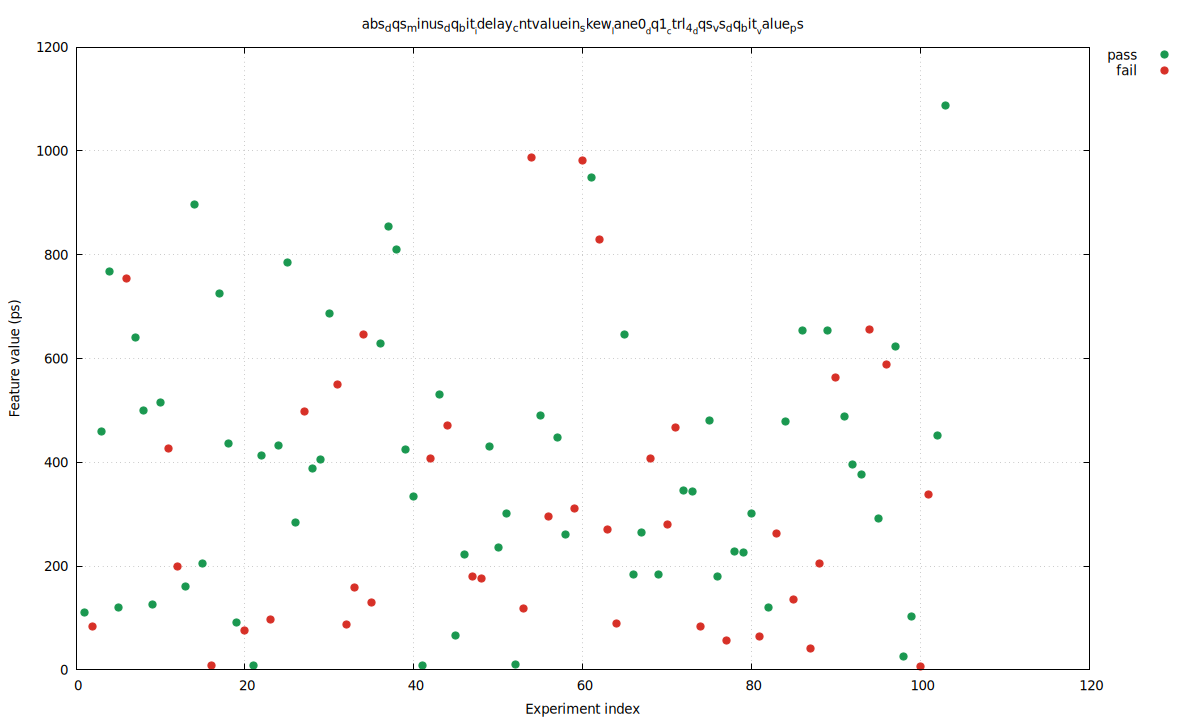

Write the gnuplot code that produced this figure.
set terminal pngcairo size 1200,720 enhanced font 'DejaVu Sans,10'
set output 'cntvaluein3_locked_only_skew_abs_dqs_minus_dq_bit_idelay_cntvaluein_skew_lane0_dq1_ctrl_4_dqs_vs_dq_bit_value_.png'
set datafile separator comma
set key outside right top
set grid
set xlabel 'Experiment index'
set ylabel 'Feature value (ps)'
set title 'abs_dqs_minus_dq_bit__idelay_cntvaluein_skew__lane0__dq1__ctrl_4__dqs_vs_dq_bit__value_ps'
plot \
  'cntvaluein3_locked_only_skew_abs_dqs_minus_dq_bit_idelay_cntvaluein_skew_lane0_dq1_ctrl_4_dqs_vs_dq_bit_value_.dat' using 1:4 with points pt 7 ps 1.2 lc rgb '#1a9850' title 'pass', \
  'cntvaluein3_locked_only_skew_abs_dqs_minus_dq_bit_idelay_cntvaluein_skew_lane0_dq1_ctrl_4_dqs_vs_dq_bit_value_.dat' using 1:5 with points pt 7 ps 1.2 lc rgb '#d73027' title 'fail'
